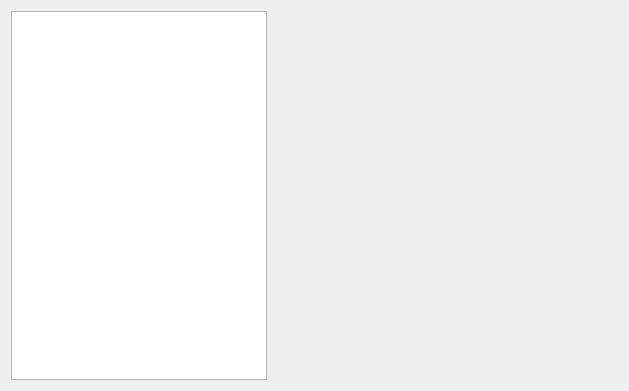
<?xml version="1.0" encoding="UTF-8"?>
<ui version="4.0">
 <class>XYChartsWidget</class>
 <widget class="QWidget" name="XYChartsWidget">
  <property name="geometry">
   <rect>
    <x>0</x>
    <y>0</y>
    <width>629</width>
    <height>391</height>
   </rect>
  </property>
  <property name="windowTitle">
   <string>Form</string>
  </property>
  <layout class="QHBoxLayout" name="horizontalLayout">
   <item>
    <widget class="QListWidget" name="dataListWidget"/>
   </item>
   <item>
    <widget class="QWidget" name="chartWidget" native="true">
     <property name="sizePolicy">
      <sizepolicy hsizetype="Preferred" vsizetype="Preferred">
       <horstretch>1</horstretch>
       <verstretch>0</verstretch>
      </sizepolicy>
     </property>
     <layout class="QVBoxLayout" name="chartWidgetLayout"/>
    </widget>
   </item>
  </layout>
 </widget>
 <resources/>
 <connections/>
</ui>
